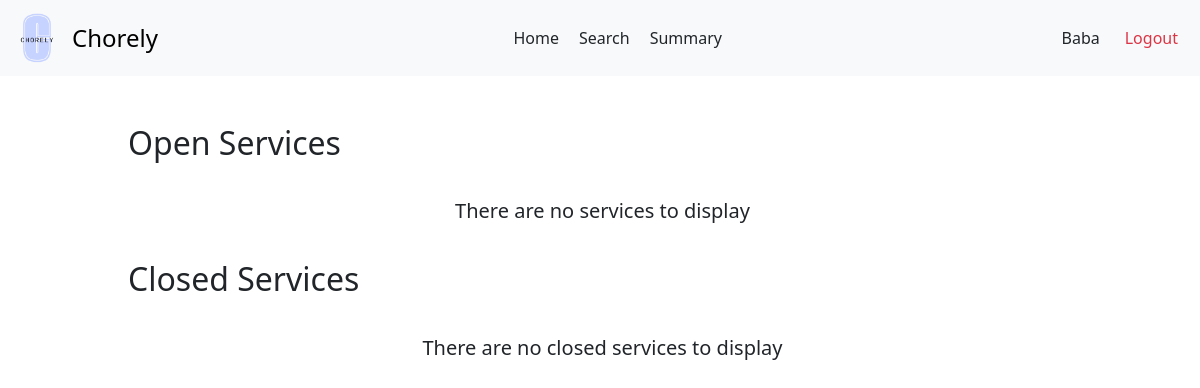
Page /user/prof/4 on the earlier database version.
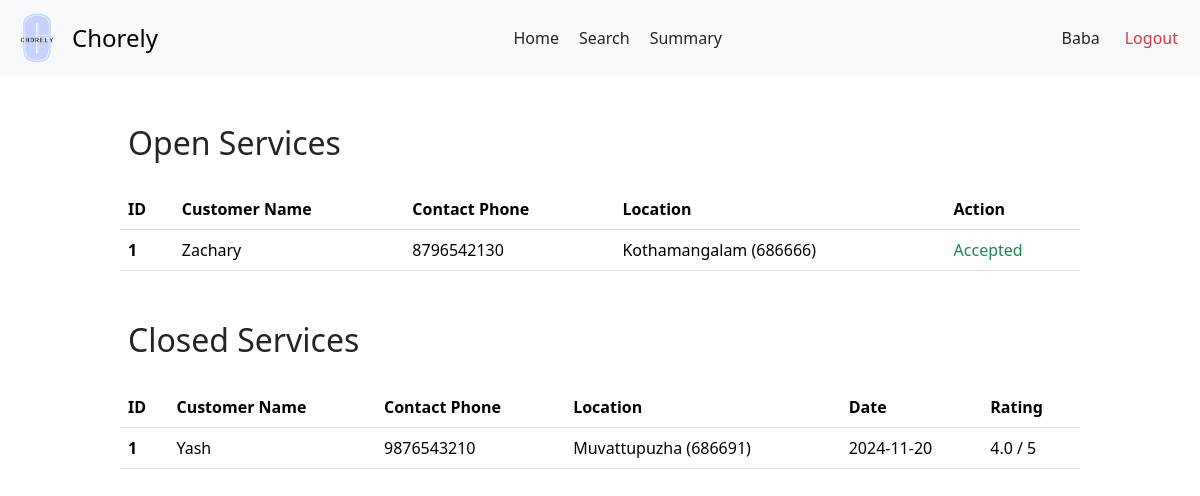
Same page on the later database version.
### backend/models.py (models this page shows)
class ServiceRequests(db.Model):
    __tablename__ = 'ServiceRequests'
    request_id = db.Column(db.Integer, primary_key=True, autoincrement=True)
    service_id = db.Column(db.Integer, db.ForeignKey('Services.service_id'), nullable=False)
    customer_id = db.Column(db.Integer, db.ForeignKey('Customers.customer_id'), nullable=False)
    professional_id = db.Column(db.Integer, db.ForeignKey('ServiceProfessionals.professional_id'))
    requested_service_date = db.Column(db.Date, default=date.today())
    date_of_request = db.Column(db.Date, default=date.today())
    date_of_completion = db.Column(db.Date)
    service_status = db.Column(db.String, default='requested')
    additional_requests = db.Column(db.String)
    remarks = db.Column(db.String)
    rating = db.Column(db.Float)

class Customers(db.Model):
    __tablename__ = 'Customers'
    customer_id = db.Column(db.Integer, primary_key=True, autoincrement=True)
    user_id = db.Column(db.Integer, db.ForeignKey('Users.user_id'), unique=True, nullable=False)
    name = db.Column(db.String)
    email = db.Column(db.String)
    address = db.Column(db.String)
    pin_code = db.Column(db.String)
    phone = db.Column(db.String)
    service_requests = db.relationship('ServiceRequests', backref='customer')

### backend/professionalController.py (the view)
@app.route('/user/prof/<int:user_id>')
def prof_dash(user_id):
  user = Users.query.filter_by(user_id = user_id).first()
  pro = ServiceProfessionals.query.filter_by(user_id = user_id).first()
  rejected_services = ServiceRejections.query.filter_by(professional_id = pro.professional_id).all()
  rejected_service_ids =[request.request_id for request in rejected_services]
  requested_services = ServiceRequests.query.filter(
    ServiceRequests.service_id == pro.service_id,ServiceRequests.service_status.in_(['requested', 'accepted']), ~ServiceRequests.request_id.in_(rejected_service_ids)).all()
  for service in requested_services:
    if service.professional_id and service.professional_id!=pro.professional_id:
      requested_services.remove(service)
  closed_services = ServiceRequests.query.filter_by(service_id = pro.service_id, service_status = 'closed').all()
  return render_template('prof-dash.html', user = user, pro=pro, requested_services = requested_services, closed_services = closed_services)

### templates/prof-dash.html (shortened to what this page needs)
<!DOCTYPE html>
<html lang="en">
<head>
  <link href="https://cdn.jsdelivr.net/npm/bootstrap@5.3.3/dist/css/bootstrap.min.css" rel="stylesheet">
  <link rel="stylesheet" href="{{ url_for('static', filename='prof-dash.css') }}">
  <link rel="stylesheet" href="{{ url_for('static', filename='navbar.css') }}">
</head>
<body>
  <nav class="navbar bg-body-tertiary">
    <div class="container-fluid">
      <a class="navbar-brand d-flex align-items-center" href="#" style="text-decoration: none;">
        <img src="{{ url_for('static', filename='logo.png') }}" alt="Chorely Logo" width="50" height="50" id="logo">
        <span style="font-size: 1.5rem;">Chorely</span>
      </a>
      <div style="display: flex;">
        <a class="nav-link active" aria-current="page" href="#">Home</a>
        <a class="nav-link" href="/prof/{{ pro.professional_id }}/search">Search</a>
        <a class="nav-link" href="#">Summary</a>
      </div>
      <div class="d-flex text text-end">
        <a class="nav-link" href="#">{{ pro.name }}</a>
        <a class="nav-link text-danger" href="/userlogin">Logout</a>
      </div>
    </div>
  </nav>
  <div id="main">
    <div id="canvas">
      <br>
      <h2 class="headings">Open Services</h2><br>
      {% if requested_services | length ==0 %}
        <div class="text text-center">
          <h5 class="headings">There are no services to display</h5>
        </div>
      {% else %}
        <div>
          <table class="table">
            <thead>
              <tr>
                <th scope="col">ID</th>
                <th scope="col">Customer Name</th>
                <th scope="col">Contact Phone</th>
                <th scope="col">Location</th>
                <th scope="col">Action</th>
              </tr>
            </thead>
            <tbody>
              {% for service in requested_services %}
                <tr>
                  <th scope="row">{{ loop.index }}</th>
                  <td>{{ service.customer.name }}</td>
                  <td>{{ service.customer.phone }}</td>
                  <td>{{ service.customer.address | title }} ({{ service.customer.pin_code }})</td>
                  {% if service.service_status == 'requested' %}
                    <td style="display: flex;"><a href="/user/prof/{{ pro.user_id }}/service/{{ service.request_id }}/accept" class="nav-link text-success accept-btn" >Accept</a><a href="/user/prof/{{ pro.user_id }}/service/{{ service.request_id }}/reject" class="nav-link text-danger reject-btn">Reject</a> </td>
                  {% else %}
                    <td class="text text-success">Accepted</td>
                  {% endif %}
                </tr>
              {% endfor %}
            </tbody>
          </table>
        </div>
      {% endif %}
      <br>
      <h2 class="headings">Closed Services</h2><br>
      {% if closed_services | length ==0 %}
        <div class="text text-center">
          <h5 class="headings">There are no closed services to display</h5>
        </div>
      {% else %}
        <div>
          <table class="table">
            <thead>
              <tr>
                <th scope="col">ID</th>
                <th scope="col">Customer Name</th>
                <th scope="col">Contact Phone</th>
                <th scope="col">Location</th>
                <th scope="col">Date</th>
                <th scope="col">Rating</th>
              </tr>
            </thead>
            <tbody>
              {% for service in closed_services %}
                <tr>
                  <th scope="row">{{ loop.index }}</th>
                  <td>{{ service.customer.name }}</td>
                  <td>{{ service.customer.phone }}</td>
                  <td>{{ service.customer.address | title }} ({{ service.customer.pin_code }})</td>
                  <td>{{ service.date_of_completion }}</td>
                  <td>{{ service.rating }} / 5</td>
                </tr>
              {% endfor %}
            </tbody>
          </table>
        </div>
      {% endif %}
</body>
</html>

Differences in the rows shown:
added ServiceRequests: customer.name "Zachary", customer.phone "8796542130", customer.address "Kothamangalam", customer.pin_code "686666", service_status "Accepted", shown under "Open Services"
now on this page (row edited): ServiceRequests: customer.name "Yash", customer.phone "9876543210", customer.address "Muvattupuzha", customer.pin_code "686691", date_of_completion "2024-11-20", rating "4.0", shown under "Closed Services"
Other differences:
text no longer shown: "There are no services to display There are no closed services to display"
text now shown: "ID Customer Name Contact Phone Location Action ID Customer Name Contact Phone Location Date Rating"
